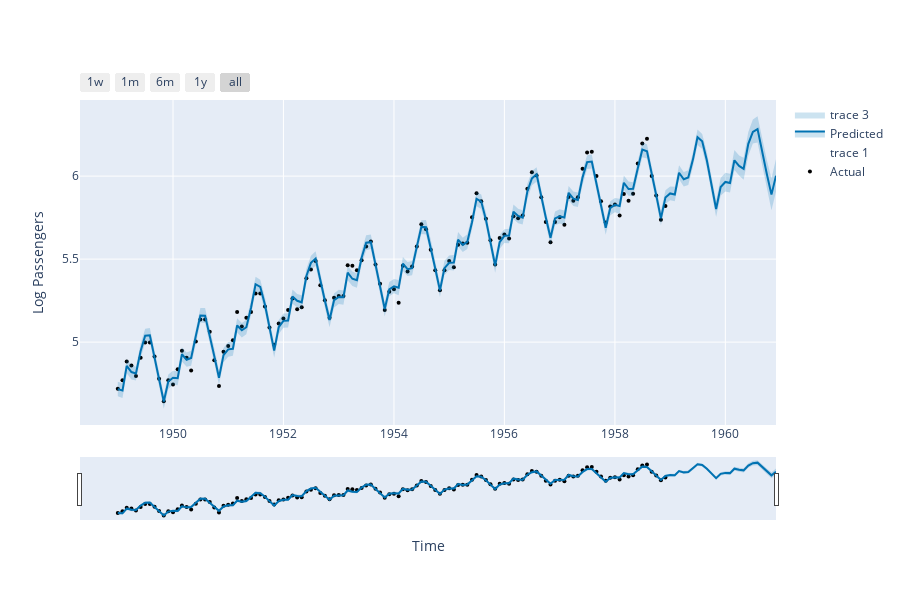

The notebook cell saved with this chart:
### Code cell
# Visualizing Facebook prophet model results.
facebook_prophet = prophet.plot.plot_plotly(prophet_model,facebook_prophet_forecast)
facebook_prophet.update_xaxes(title='Time').update_yaxes(title='Log Passengers').update_layout(showlegend=True)
facebook_prophet
